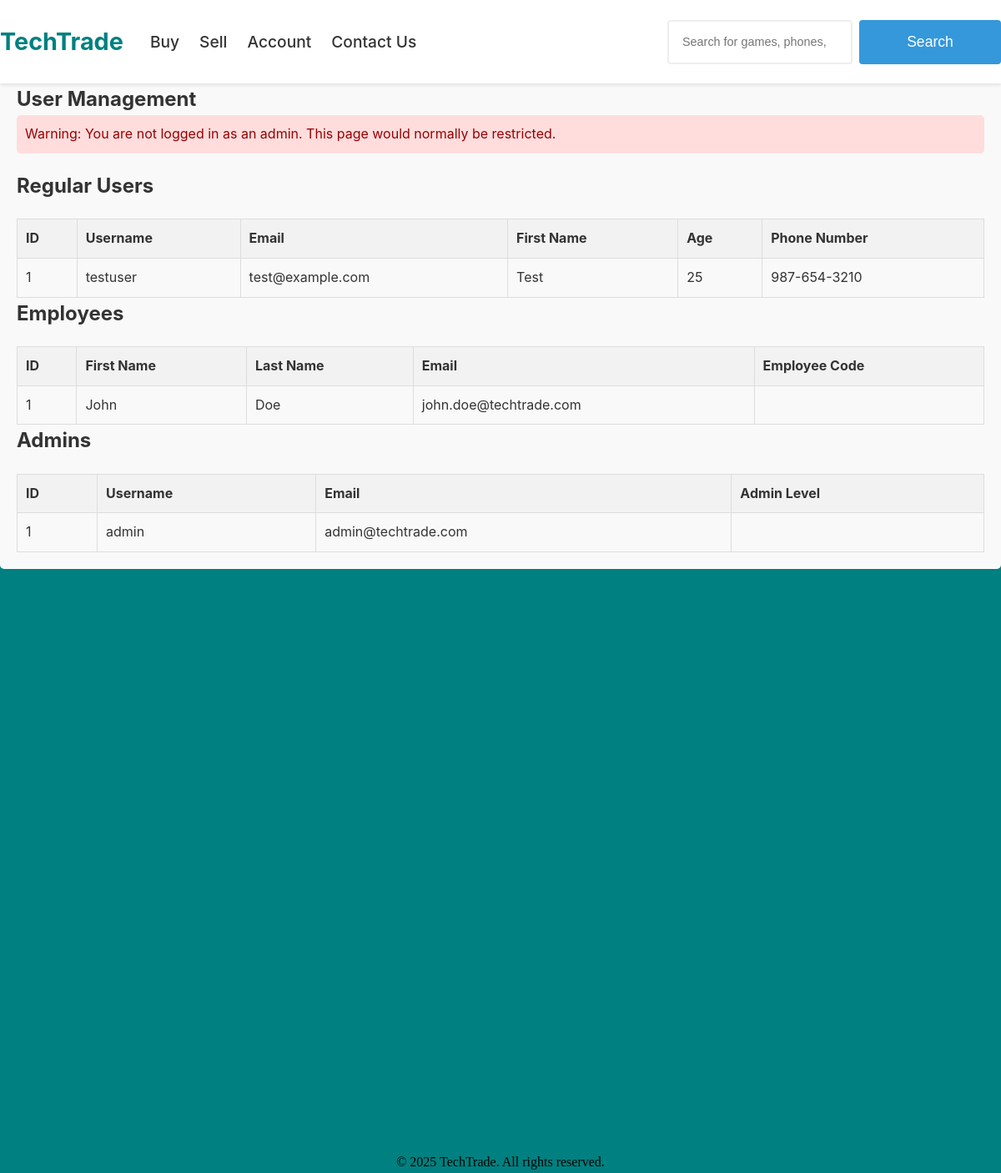
The page /admin_users.php on the database its author committed.
### tables this page shows
CREATE TABLE users (
    user_id INT AUTO_INCREMENT PRIMARY KEY,
    username VARCHAR(45) NOT NULL,
    email VARCHAR(45) NOT NULL,
    first_name VARCHAR(45) NOT NULL,
    age INT,
    phone_number VARCHAR(45),
    password VARCHAR(255) NOT NULL
);

CREATE TABLE employees (
    employee_id INT AUTO_INCREMENT PRIMARY KEY,
    first_name VARCHAR(45) NOT NULL,
    last_name VARCHAR(45) NOT NULL,
    email VARCHAR(45) NOT NULL,
    phone_number VARCHAR(45),
    password VARCHAR(255) NOT NULL
);

### public/admin_users.php (the view, shortened to what this page needs)
<?php
require_once '../src/DBconnect.php';
require_once '../includes/common.php';
$is_admin = isset($_SESSION['user_type']) && $_SESSION['user_type'] === 'admin';
if (!$is_admin) {
    $admin_warning = "Warning: You are not logged in as an admin. This page would normally be restricted.";
}
try {
    $stmt = $connection->query("SELECT * FROM users");
    $users = $stmt->fetchAll();
    $stmt = $connection->query("SELECT * FROM employees");
    $employees = $stmt->fetchAll();
    $stmt = $connection->query("SELECT * FROM admins");
    $admins = $stmt->fetchAll();
} catch (PDOException $e) {
    $error_message = "Database error: " . $e->getMessage();
}
?>
<!DOCTYPE html>
<html lang="en">
<head>
    <link rel="stylesheet" href="css/style.css?v=<?php echo time(); ?>">
</head>
<body>
    <?php echo generate_navbar('admin'); ?>
    <main class="container">
        <section class="admin-panel">
            <h1>User Management</h1>
            <?php if (isset($admin_warning)): ?>
                <div class="admin-warning">
                    <?php echo $admin_warning; ?>
                </div>
            <?php endif; ?>
            <?php if (isset($error_message)): ?>
                <div class="error-message">
                    <?php echo $error_message; ?>
                </div>
            <?php else: ?>
                <h2>Regular Users</h2>
                <?php if (empty($users)): ?>
                    <p>No users found.</p>
                <?php else: ?>
                    <table class="user-table">
                        <thead>
                            <tr>
                                <th>ID</th>
                                <th>Username</th>
                                <th>Email</th>
                                <th>First Name</th>
                                <th>Age</th>
                                <th>Phone Number</th>
                            </tr>
                        </thead>
                        <tbody>
                            <?php foreach ($users as $user): ?>
                                <tr>
                                    <td><?php echo escape($user['user_id']); ?></td>
                                    <td><?php echo escape($user['username']); ?></td>
                                    <td><?php echo escape($user['email']); ?></td>
                                    <td><?php echo escape($user['first_name']); ?></td>
                                    <td><?php echo escape($user['age']); ?></td>
                                    <td><?php echo escape($user['phone_number']); ?></td>
                                </tr>
                            <?php endforeach; ?>
                        </tbody>
                    </table>
                <?php endif; ?>
                <h2>Employees</h2>
                <?php if (empty($employees)): ?>
                    <p>No employees found.</p>
                <?php else: ?>
                    <table class="user-table">
                        <thead>
                            <tr>
                                <th>ID</th>
                                <th>First Name</th>
                                <th>Last Name</th>
                                <th>Email</th>
                                <th>Employee Code</th>
                            </tr>
                        </thead>
                        <tbody>
                            <?php foreach ($employees as $employee): ?>
                                <tr>
                                    <td><?php echo escape($employee['employee_id']); ?></td>
                                    <td><?php echo escape($employee['first_name']); ?></td>
                                    <td><?php echo escape($employee['last_name']); ?></td>
                                    <td><?php echo escape($employee['email']); ?></td>
                                    <td><?php echo escape($employee['employee_code']); ?></td>
                                </tr>
                            <?php endforeach; ?>
                        </tbody>
                    </table>
                <?php endif; ?>
                <h2>Admins</h2>
                <?php if (empty($admins)): ?>
                    <p>No admins found.</p>
                <?php else: ?>
                    <table class="user-table">
                        <thead>
                            <tr>
                                <th>ID</th>
                                <th>Username</th>
                                <th>Email</th>
                                <th>Admin Level</th>
                            </tr>
                        </thead>
                        <tbody>
                            <?php foreach ($admins as $admin): ?>
                                <tr>
                                    <td><?php echo escape($admin['admin_id']); ?></td>
                                    <td><?php echo escape($admin['username']); ?></td>
                                    <td><?php echo escape($admin['email']); ?></td>
                                    <td><?php echo escape($admin['admin_level']); ?></td>
                                </tr>
                            <?php endforeach; ?>
                        </tbody>
                    </table>
                <?php endif; ?>
            <?php endif; ?>
        </section>
    </main>
    <footer>
        <div class="footer-content">
            <p>&copy; <?php echo date('Y'); ?> TechTrade. All rights reserved.</p>
        </div>
    </footer>
</body>
</html>

### includes/common.php (shortened to what this page needs)
<?php
function escape($html) {
    return htmlspecialchars($html, ENT_QUOTES | ENT_HTML5, 'UTF-8');
}
function generate_navbar($active_page = '') {
    $buy_active = ($active_page === 'buy') ? 'active' : '';
    $sell_active = ($active_page === 'sell') ? 'active' : '';
    $account_active = ($active_page === 'account') ? 'active' : '';
    $contact_active = ($active_page === 'contact') ? 'active' : '';
    $html = <<<HTML
    <header>
        <nav class="main-nav">
            <div class="nav-left">
                <a href="index.php" class="logo">TechTrade</a>
                <ul class="nav-links">
                    <li class="dropdown-parent">
                        <a href="browse.php" class="$buy_active">Buy</a>
                        <ul class="dropdown">
                            <li><a href="browse.php?category=hardware#hardware">Hardware</a></li>
                            <li><a href="browse.php?category=consoles#consoles">Consoles</a></li>
                            <li><a href="browse.php?category=phones#phones">Phones</a></li>
                            <li><a href="browse.php?category=games#games">Games</a></li>
                        </ul>
                    </li>
                    <li><a href="submitForm.php" class="$sell_active">Sell</a></li>
                    <li><a href="account.php" class="$account_active">Account</a></li>
                    <li><a href="contactUs.php" class="$contact_active">Contact Us</a></li>
                </ul>
            </div>
            <div class="search-bar">
                <form action="search.php" method="GET">
                    <input type="search" name="q" placeholder="Search for games, phones, tech...">
                    <button type="submit">Search</button>
                </form>
            </div>
        </nav>
    </header>
HTML;
    return $html;
}
?>

### public/css/style.css (style rules this page uses)
* { margin: 0; padding: 0; box-sizing: border-box; }
header { background-color: #fff; box-shadow: 0 2px 4px rgba(0,0,0,0.1); position: fixed; top: 0; left: 0; right: 0; z-index: 1000; }
.main-nav { max-width: 1900px; height: 100px; display: flex; justify-content: space-between; align-items: center; background-color: white; }
.nav-left { display: flex; align-items: center; gap: 2rem; }
.logo { font-size: 1.8rem; font-weight: bold; color: teal; text-decoration: none; transition: color 0.2s; }
.nav-links { display: flex; gap: 1.5rem; list-style: none; margin: 0; padding: 0; }
.nav-links a { color: #333; text-decoration: none; font-weight: 500; transition: color 0.2s; font-size: larger; }
.nav-links li { position: relative; }
.search-bar { flex: 0 1 400px; }
.search-bar form { display: flex; gap: 0.5rem; }
.search-bar input { flex: 1; padding: 0.5rem 1rem; border: 2px solid #eee; border-radius: 4px; font-size: 0.9rem; }
.search-bar button { padding: 0.5rem 1rem; background-color: #3498db; color: white; border: none; border-radius: 4px; cursor: pointer; transition: background-color 0.2s; }
main { background-color: teal; margin-top: 80px; height: 1300px; }
button[type="submit"] { width: 100%; padding: 1rem; background: #3498db; color: white; border: none; border-radius: 4px; cursor: pointer; font-size: 1.1rem; transition: background 0.3s ease; }
body { margin: 0; padding: 0; font-family: -apple-system, BlinkMacSystemFont, "Segoe UI", Roboto, Oxygen-Sans, Ubuntu, Cantarell, "Helvetica Neue", sans-serif; line-height: 1.6; background-color: #f8f9fa; color: #333; }
.footer-content { background-color: teal; color: black; text-align: center; font-family: 'Times New Roman', Times, serif; }

### public/admin_users.php (style rules this page uses)
.admin-panel { padding: 20px; background-color: #f9f9f9; border-radius: 5px; margin-bottom: 20px; }
.user-table { width: 100%; border-collapse: collapse; margin-top: 20px; }
.user-table th, .user-table td { padding: 10px; border: 1px solid #ddd; text-align: left; }
.user-table th { background-color: #f2f2f2; font-weight: bold; }
.admin-warning { background-color: #ffdddd; color: #990000; padding: 10px; margin-bottom: 20px; border-radius: 5px; }

### rows shown on the page
users: user_id "1", username "testuser", email "test@example.com", first_name "Test", age "25", phone_number "987-654-3210"
employees: employee_id "1", first_name "John", last_name "Doe", email "john.doe@techtrade.com"

### other values the page prints
$admin_warning "Warning: You are not logged in as an admin. This page would normally be restricted."
$admin['admin_id'] "1"
$admin['username'] "admin"
$admin['email'] "admin@techtrade.com"
